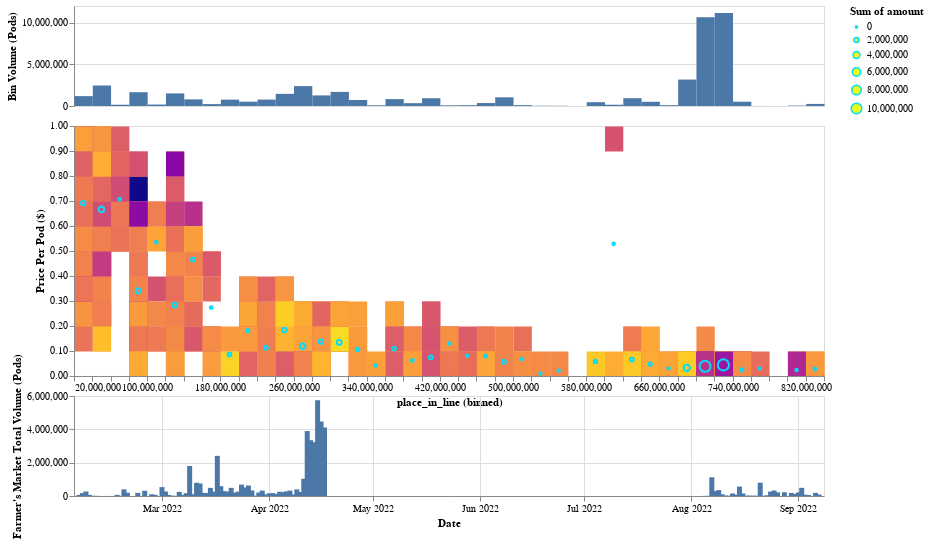

The notebook cell this image was saved under:
### Code cell
"""
Some notes: 
    ser why is vega-lite so hard ʕっ•ᴥ•ʔっ

    Cross filtering by temporal domain through an interval selection: 
        In order to have the separate time axis perform cross filtering to the histogram and heatmap plots, it is necessary 
        that the encoding (brush uses encoding x, and in time axis, the encoding spec for x is date:T) that is used in the 
        plot housing the selection also exists and is of the same type within the cross filtered chart. This is why the detail 
        encoding of the heatmap uses this same value. See the following github link for reference. 
        https://stackoverflow.com/questions/71249346/use-interval-selection-from-one-dataset-chart-to-filter-data-in-another-dataset
        Also it's a bit strange but if this encoding is made ordinal (i.e. date:O in the time axis x encoding) then the inclusion 
        of the detail encoding in the heatmap is not necessary. Tbh not sure why this is true but documenting nonetheless. 
        
    Filtering by selection when the selection's mapped encoding is binned:
        In this case, make sure not to use condition's for encodings as they don't accurately reflect binning. This could be rectified 
        with an explicit bin transform. See this issue: 
        https://stackoverflow.com/questions/60994128/how-to-click-on-square-of-heatmap-to-filter-linked-bar-chart-altair
"""

width = 750
sel_point = alt.selection_single(encodings=['x'], nearest=True, on="mouseover", clear="mouseout", empty="none")
sel_brush = alt.selection_interval(encodings=['x'])

base = alt.Chart(df_fills[['amount', 'place_in_line', 'price_per_pod', 'date']]
).transform_filter(sel_brush)

xbin = alt.Bin(extent=[df_fills.place_in_line.min(), df_fills.place_in_line.max()], maxbins=50)

histogram_place_in_line = base.mark_rect(
).encode(
    x=alt.X("place_in_line:Q", bin=xbin, axis=None), 
    y=alt.Y("sum(amount):Q", axis=alt.Axis(title="Bin Volume (Pods)")), 
    tooltip=alt.Tooltip("sum(amount)", format=",d"),
).properties(width=width, height=100)

heatmap_base = base.properties(width=width, height=250)
heatmap = heatmap_base.mark_rect(
).encode(
    x=alt.X("place_in_line:Q", bin=xbin), 
    y=alt.Y(
        "price_per_pod:Q", 
        scale=alt.Scale(domain=(0,1)), 
        bin=alt.Bin(extent=[0,1], step=.1), 
        axis=alt.Axis(title="Price Per Pod ($)")
    ), 
    color=alt.Color("sum(amount)", scale=alt.Scale(type="log", scheme="plasma")), 
    detail='date:T',
    tooltip=alt.Tooltip("sum(amount)", format=",d",)
)

yield_curve_base = heatmap_base.encode(
    x=alt.X("place_in_line:Q", bin=xbin), 
    y=alt.Y("mean(price_per_pod)"), 
    color=alt.value("#03dbfc"),
)
yield_curve_point_size = alt.Size("sum(amount)", scale=alt.Scale(range=[5, 125]))
# scatter plot of yield curve 
yield_curve_points = yield_curve_base.mark_point(
).encode(
    size=yield_curve_point_size,
    tooltip=alt.Tooltip("mean(price_per_pod)")
).add_selection(sel_point)
# single mark for currently selected point (to visually highlight selection) 
yield_curve_point_selected = yield_curve_base.mark_point(filled=True
).encode(size=yield_curve_point_size
).transform_filter(sel_point)
# single mark showing value of currently selected point
yield_curve_text = yield_curve_base.mark_text(dy=-15, fontSize=15, stroke="black", strokeWidth=.4
).encode(
    text=alt.Text('mean(price_per_pod):Q', format='.2f')
).transform_filter(sel_point)

time_axis = alt.Chart(df_vol_daily
).mark_bar(
).encode(
    x=alt.X('date:T', axis=alt.Axis(title="Date", format="%b %Y", tickCount=8)), 
    y=alt.Y('pod_volume:Q', axis=alt.Axis(title="Farmer's Market Total Volume (Pods)")), 
).properties(width=width, height=100
).add_selection(sel_brush)

c = alt.vconcat(
    histogram_place_in_line, 
    alt.layer(heatmap, yield_curve_points, yield_curve_point_selected, yield_curve_text), 
    bounds="flush"
) & time_axis
#c.save("../schemas/farmers_market_history.json")
c

### Figure 1 — Vega-Lite specification as saved in the notebook (floating-point values rounded to 4 significant figures; data arrays with more than 128 entries replaced by an {"elided": "..."} marker saying what was removed)
{"config": {"view": {"continuousWidth": 400, "continuousHeight": 300}}, "vconcat": [{"mark": "rect", "encoding": {"tooltip": {"aggregate": "sum", "field": "amount", "format": ",d", "type": "quantitative"}, "x": {"axis": null, "bin": {"extent": [24000000.0, 821400000.0], "maxbins": 50}, "field": "place_in_line", "type": "quantitative"}, "y": {"aggregate": "sum", "axis": {"title": "Bin Volume (Pods)"}, "field": "amount", "type": "quantitative"}}, "height": 100, "transform": [{"filter": {"selection": "selector002"}}], "width": 750}, {"layer": [{"mark": "rect", "encoding": {"color": {"aggregate": "sum", "field": "amount", "scale": {"scheme": "plasma", "type": "log"}, "type": "quantitative"}, "detail": {"field": "date", "type": "temporal"}, "tooltip": {"aggregate": "sum", "field": "amount", "format": ",d", "type": "quantitative"}, "x": {"bin": {"extent": [24000000.0, 821400000.0], "maxbins": 50}, "field": "place_in_line", "type": "quantitative"}, "y": {"axis": {"title": "Price Per Pod ($)"}, "bin": {"extent": [0, 1], "step": 0.1}, "field": "price_per_pod", "scale": {"domain": [0, 1]}, "type": "quantitative"}}, "height": 250, "transform": [{"filter": {"selection": "selector002"}}], "width": 750}, {"mark": "point", "encoding": {"color": {"value": "#03dbfc"}, "size": {"aggregate": "sum", "field": "amount", "scale": {"range": [5, 125]}, "type": "quantitative"}, "tooltip": {"aggregate": "mean", "field": "price_per_pod", "type": "quantitative"}, "x": {"bin": {"extent": [24000000.0, 821400000.0], "maxbins": 50}, "field": "place_in_line", "type": "quantitative"}, "y": {"aggregate": "mean", "field": "price_per_pod", "type": "quantitative"}}, "height": 250, "selection": {"selector001": {"type": "single", "encodings": ["x"], "nearest": true, "on": "mouseover", "clear": "mouseout", "empty": "none"}}, "transform": [{"filter": {"selection": "selector002"}}], "width": 750}, {"mark": {"type": "point", "filled": true}, "encoding": {"color": {"value": "#03dbfc"}, "size": {"aggregate": "sum", "field": "amount", "scale": {"range": [5, 125]}, "type": "quantitative"}, "x": {"bin": {"extent": [24000000.0, 821400000.0], "maxbins": 50}, "field": "place_in_line", "type": "quantitative"}, "y": {"aggregate": "mean", "field": "price_per_pod", "type": "quantitative"}}, "height": 250, "transform": [{"filter": {"selection": "selector002"}}, {"filter": {"selection": "selector001"}}], "width": 750}, {"mark": {"type": "text", "dy": -15, "fontSize": 15, "stroke": "black", "strokeWidth": 0.4}, "encoding": {"color": {"value": "#03dbfc"}, "text": {"aggregate": "mean", "field": "price_per_pod", "format": ".2f", "type": "quantitative"}, "x": {"bin": {"extent": [24000000.0, 821400000.0], "maxbins": 50}, "field": "place_in_line", "type": "quantitative"}, "y": {"aggregate": "mean", "field": "price_per_pod", "type": "quantitative"}}, "height": 250, "transform": [{"filter": {"selection": "selector002"}}, {"filter": {"selection": "selector001"}}], "width": 750}]}, {"data": {"name": "data-090bf03a59978be13ad1f76b7fdab376"}, "mark": "bar", "encoding": {"x": {"axis": {"format": "%b %Y", "tickCount": 8, "title": "Date"}, "field": "date", "type": "temporal"}, "y": {"axis": {"title": "Farmer's Market Total Volume (Pods)"}, "field": "pod_volume", "type": "quantitative"}}, "height": 100, "selection": {"selector002": {"type": "interval", "encodings": ["x"]}}, "width": 750}], "bounds": "flush", "data": {"name": "data-d20b223e4db2394255c4dfcfaba39a8d"}, "$schema": "https://vega.github.io/schema/vega-lite/v4.17.0.json", "datasets": {"data-d20b223e4db2394255c4dfcfaba39a8d": {"elided": "1482 records"}, "data-090bf03a59978be13ad1f76b7fdab376": {"elided": "215 records"}}}
